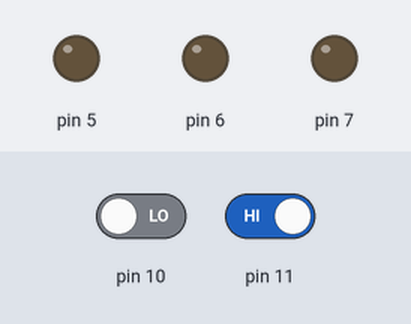
Bench run of a sketch on a simulated Arduino Uno, built with avr-gcc and run on an emulated ATmega328P. On the bench: output pins drawn as LEDs (lit = HIGH). Dashed ring = blinking. The inputs (shaded band) are chosen by the test bench; at power-on: pin 10 LOW, pin 11 HIGH.

Above: at 1.2 s.
1.3 s: pin 10 driven HIGH
At 1.7 s:
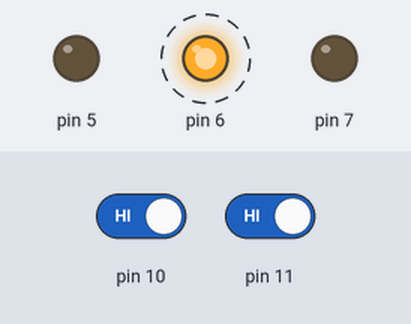
4.3 s: pin 11 driven LOW
At 4.8 s:
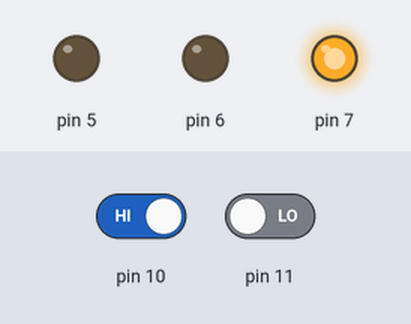
11.8 s: pin 11 driven HIGH
At 14.0 s:
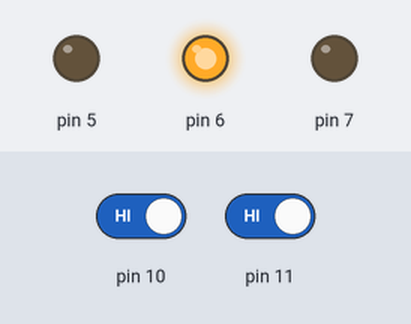
14.8 s: pin 10 driven LOW
At 15.2 s:
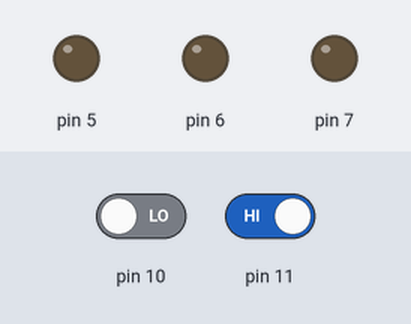
Timing chart, 0 to 17.3 s (numbered marks = the images above; inputs shaded):
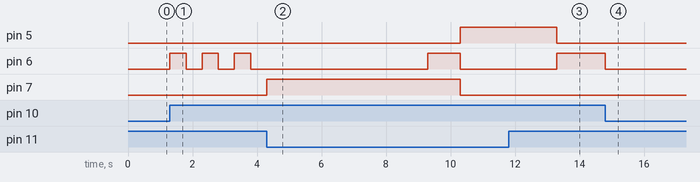

The sketch:

SEMAFO1.ino
```cpp
void setup(){

   pinMode(7,OUTPUT);
  pinMode (6,OUTPUT);
  pinMode (5,OUTPUT);
   pinMode(11,INPUT);
   pinMode(10, INPUT);
   pinMode(9, INPUT);
  pinMode(8,INPUT);

}
void loop(){

  bool paro;
  bool mant;

  paro=digitalRead(11);
   mant=digitalRead(10);
  if (paro==0){

   digitalWrite(7,HIGH);
   delay(5000);
   digitalWrite(7,LOW);


   digitalWrite(6,HIGH);
   digitalWrite(7,HIGH);
   delay(1000);
   digitalWrite(6,LOW);
   digitalWrite(7,LOW);


   digitalWrite(5,HIGH);
   delay(3000);
   digitalWrite(5,LOW);
   digitalWrite(6, HIGH);
  delay(1000);
  digitalWrite(6,LOW);
  }
  else{
   digitalWrite(6,LOW);
   digitalWrite(5,LOW);
   digitalWrite(7,LOW);
  }
  if(mant==1&&paro==1)
  {

    digitalWrite(6,HIGH);
    delay(500);
    digitalWrite(6,LOW);
    delay(500);
  }
}


      
```

Measured:
- after the input at 1.3 s, pin 6: alternates HIGH for 0.50 s and LOW for 0.50 s, starting at once
- after the input at 4.3 s, pin 5: LOW → HIGH after 6.0 s; pin 7: LOW → HIGH at once, → LOW 6.0 s later
- after the input at 11.8 s, pin 6: goes on until 13.3 s, then stays HIGH; pin 7: stays LOW (without the input it goes to HIGH after 2.5 s)
- after the input at 14.8 s, pin 6: goes on until 14.8 s, then stays LOW
